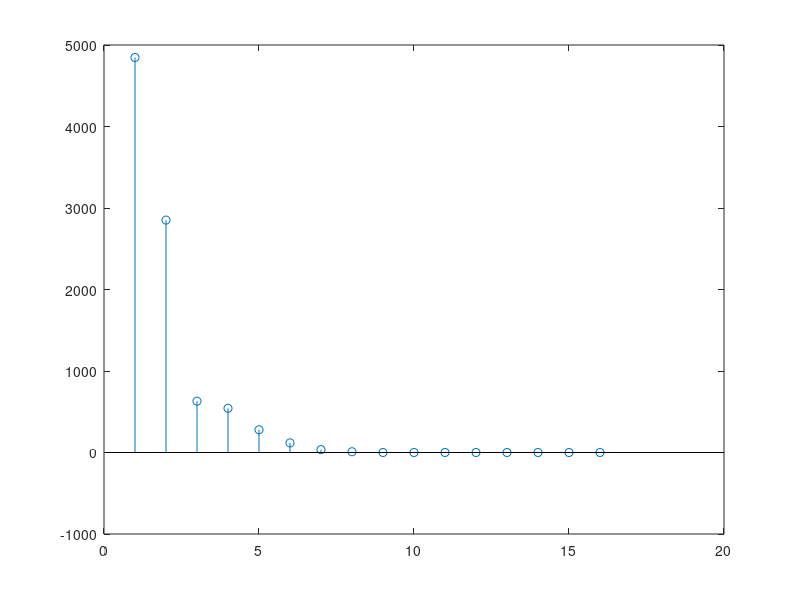
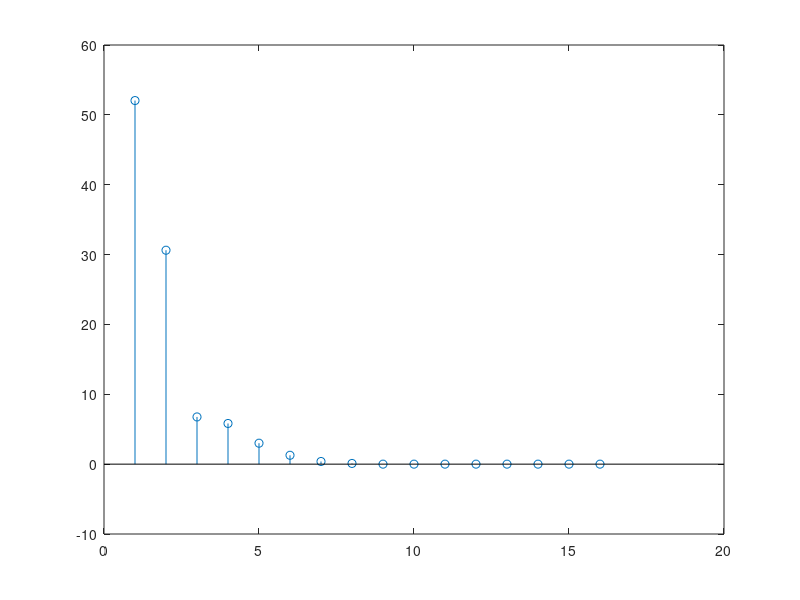
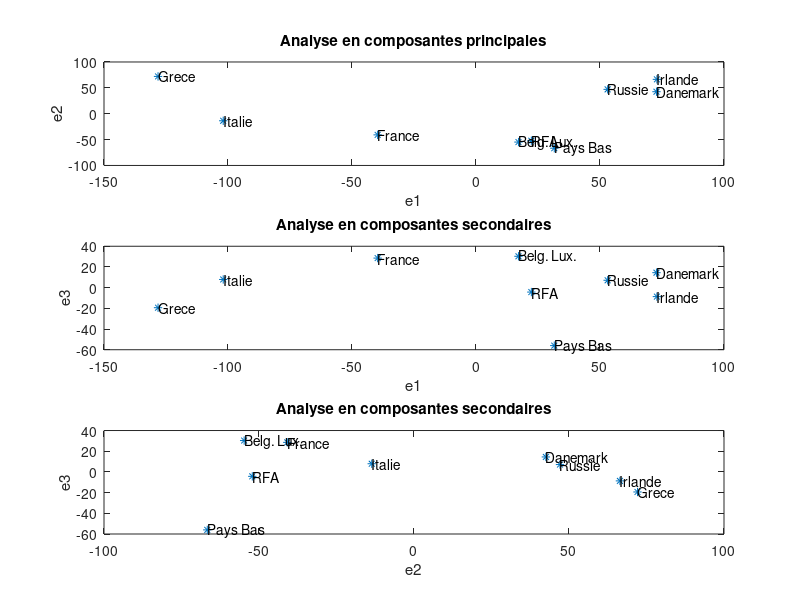
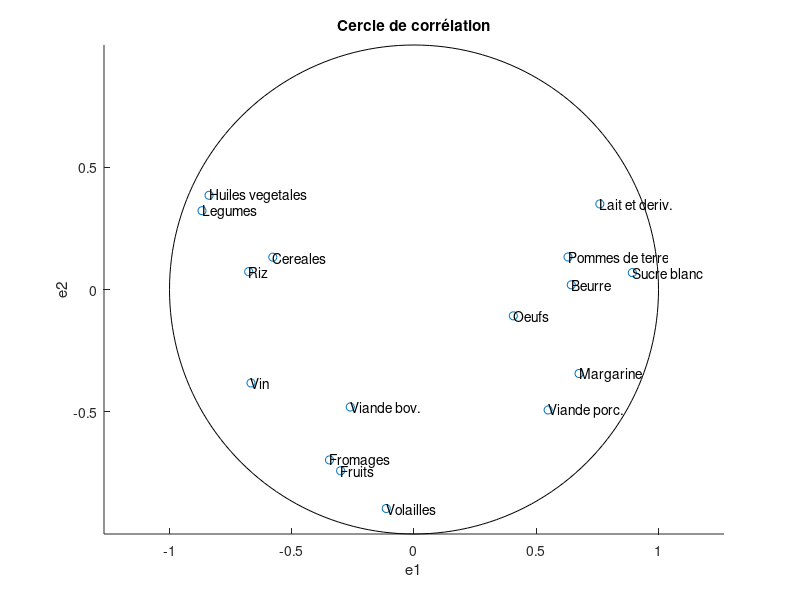

MATLAB code for these plots, in order:
clear variables;
close all;

% Exercice 2 : habitudes alimentaires 
data=  [68	76	127	60	72	68	84	68	82;
        2	4	3	3	2	3	2	2	4;
        81	74	41	81	101	102	111	68	70;
        36	34	31	37	35	40	42	44	24;
        64	115	172	82	60	76	83	57	237;
        89	53	69	84	64	33	30	38	57;
        25	93	87	13	66	6	3	14	45;
        6	12	20	4	4	8	8	7	22;
        7	3	1	12	10	6	4	12	1;
        24	33	25	21	28	23	23	13	20;
        58	38	24	41	41	26	32	51	18;
        84	90	80	136	87	14	14	9	13;
        85	91	84	135	89	134	187	159	64;
        6	7	2	3	8	5	11	6	1;
        12	18	13	13	10	6	3	10	8;
        17	15	11	11	14	14	14	14	12];

% tab_1={ 'RFA' 3;
%         'France' 6;
%         'Italie' 6;
%         'Pays Bas' 8;
%         'Belg. Lux.' 10;	
%         'Russie' 6;
%         'Irlande' 7;
%         'Danemark' 8;	
%         'Grece' 5};  
tab_1={ 'RFA';
        'France';
        'Italie';
        'Pays Bas';
        'Belg. Lux.';	
        'Russie';
        'Irlande';
        'Danemark';	
        'Grece'};  
    
tab_2={ 'Cereales';
        'Riz';
        'Pommes de terre';
        'Sucre blanc';
        'Legumes';
        'Fruits';
        'Vin';
        'Huiles vegetales';
        'Margarine';
        'Viande bov.';
        'Viande porc.';
        'Volailles';
        'Lait et deriv.';
        'Beurre';
        'Fromages';
        'Oeufs' }; 
    
Y = data';
[n,m] = size(Y);

X = Y - mean(Y);

M = X'*X/n;

[P,D] = eig(M);
lambda = flipud(diag(real(D)));
P = fliplr(P);
figure(1);
stem(lambda);
%disp(P);

Tau = lambda./sum(lambda);
figure(2);
stem(Tau*100);
Xstar = X*P(:,1:4);

figure(3);
subplot(311);

plot(Xstar(:,1),Xstar(:,2),'*');
text(Xstar(:,1),Xstar(:,2),tab_1);
title('Analyse en composantes principales');
xlabel('e1'); ylabel('e2');

subplot(312);
plot(Xstar(:,1),Xstar(:,3),'*');
text(Xstar(:,1),Xstar(:,3),tab_1);
title('Analyse en composantes secondaires');
xlabel('e1'); ylabel('e3');

subplot(313);
plot(Xstar(:,2),Xstar(:,3),'*');
text(Xstar(:,2),Xstar(:,3),tab_1);
title('Analyse en composantes secondaires');
xlabel('e2'); ylabel('e3');

Z = X./(ones(n,1)*std(Y));

Corr = zeros(n,m);
for j = 1:m
    for k =1: 4
        Corr(j,k) = Z(:,j)'*(Xstar(:,k)/(n*sqrt(lambda(k))));
    end 
end

figure(4);
hold on;
plot(Corr(:,1),Corr(:,2),'o');
text(Corr(:,1),Corr(:,2),tab_2);
Radius = 1;
[x,y,z] = cylinder(Radius,200);
plot(x(2,:),y(1,:),'k-');
title('Cercle de corrélation');
xlabel('e1'); ylabel('e2');
axis equal;
